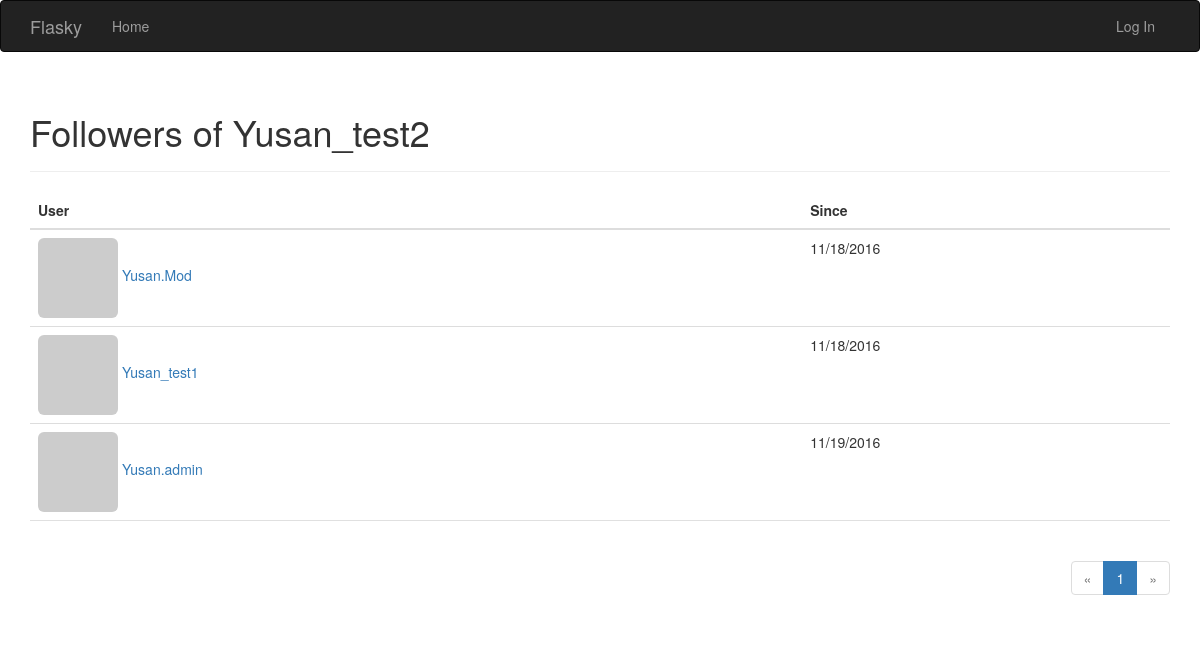
Screenshot of /followers/Yusan_test2 with the database file from the repository.
### app/models.py (models this page shows, shortened)
class User(UserMixin,db.Model):
	__tablename__ = 'users'
	id = db.Column(db.Integer, primary_key = True)
	email = db.Column(db.String(64),unique = True, index = True)
	username = db.Column(db.String(64), unique = True, index = True)
	role_id = db.Column(db.Integer, db.ForeignKey('roles.id'))
	password_hash = db.Column(db.String(128))
	confirmed = db.Column(db.Boolean, default = False)
	name = db.Column(db.String(64))
	location = db.Column(db.String(64))
	about_me = db.Column(db.Text())				#the different about Text() and String() is  Text don`t have to set Maximun length
	member_since = db.Column(db.DateTime(), default = datetime.utcnow)
	last_seen = db.Column(db.DateTime(), default = datetime.utcnow)
	avatar_hash = db.Column(db.String(32))
	posts = db.relationship('Post',backref = 'author', lazy = 'dynamic')
	followed = db.relationship('Follow',
								foreign_keys = [Follow.follower_id],
								backref = db.backref('follower', lazy = 'joined'),
								lazy = 'dynamic',
								cascade = 'all, delete-orphan')
	followers = db.relationship('Follow',
								foreign_keys = [Follow.followed_id],
								backref = db.backref('followed', lazy = 'joined'),
								lazy = 'dynamic',
								cascade = 'all, delete-orphan')
	comments = db.relationship('Comment', backref = 'author', lazy = 'dynamic')
	@property
	def password(self):
		raise AttributeError('password is not readable attribute')
	def gravatar(self, size=100, default = 'identicon', ratting = 'g'):
		if request.is_secure:
			url = 'http://secure.gravatar.com/avatar'
		else:
			url = 'http://www.gravatar.com/avatar'
		hash = hashlib.md5(self.email.encode('utf-8')).hexdigest()
		return '{url}/{hash}?s={size}&d={default}&r={ratting}'.format(
			url = url, hash = hash, size = size, default = default,ratting = ratting)

class Follow(db.Model):
	__tablename__ = 'follows'
	follower_id = db.Column(db.Integer, db.ForeignKey('users.id'), primary_key = True)
	followed_id = db.Column(db.Integer, db.ForeignKey('users.id'), primary_key = True)
	timestamp = db.Column(db.DateTime, default = datetime.utcnow)

### app/main/views.py (the view)
@main.route('/followers/<username>')
def followers(username):
	user = User.query.filter_by(username = username).first()
	if user is None:
		flash('Invalid user.')
		return redirect(url_for('.index'))
	page = request.args.get('page', 1, type = int)
	pagination = user.followers.paginate(
		page, per_page = current_app.config['FLASKY_FOLLOWERS_PER_PAGE'],
		error_out = False)
	follows = [{'user':item.follower, 'timestamp': item.timestamp}
				for item in pagination.items]
	return render_template('followers.html', user = user, title = "Followers of",
		endpoint = '.followers', pagination = pagination, follows = follows)

### app/auth/views.py (called while the page is built)
@auth.before_app_request
def before_request():
	if current_user.is_authenticated:
		current_user.ping()
		if not current_user.confirmed and request.endpoint[:5] != 'auth.' and request.endpoint != 'static':
			return redirect(url_for('auth.unconfirmed'))

### app/main/__init__.py (called while the page is built)
@main.app_context_processor
def inject_permission():
	return dict(Permission = Permission)

### app/models.py (called while the page is built)
	def can(self,permissions):
		return False

### app/templates/followers.html (shortened to what this page needs)
{% extends "base.html" %}
{% import "_macros.html" as macros %}
{% block page_content %}
<div class="page-header">
    <h1>{{ title }} {{ user.username }}</h1>
</div>
<table class="table table-hover followers">
    <thead><tr><th>User</th><th>Since</th></tr></thead>
    {% for follow in follows %}
    {% if follow.user != user %}
    <tr>
        <td>
            <a href="{{ url_for('.user', username = follow.user.username) }}">
                <img class="img-rounded" src="{{ follow.user.gravatar(size=32) }}">
                {{ follow.user.username }}
            </a>
        </td>
        <td>{{ moment(follow.timestamp).format('L') }}</td>
    </tr>
    {% endif %}
    {% endfor %}
</table>
<div class="pagination">
    {{ macros.pagination_widget(pagination, endpoint, username = user.username) }}
</div>
{% endblock %}

### app/static/styles.css (style rules this page uses)
div.pagination { width: 100%; text-align: right; padding: 0px; margin: 0px; }
.table.followers tr { border-bottom: 1px solid #e0e0e0; }

### rows the page displays
User: username "Yusan_test2"
User: user.username "Yusan.Mod"
Follow: timestamp "11/18/2016"
User: user.username "Yusan_test1"
Follow: timestamp "11/18/2016"
User: user.username "Yusan.admin"
Follow: timestamp "11/19/2016"

### other values shown
{{ title }} "Followers of"
{{ p }} "1"
